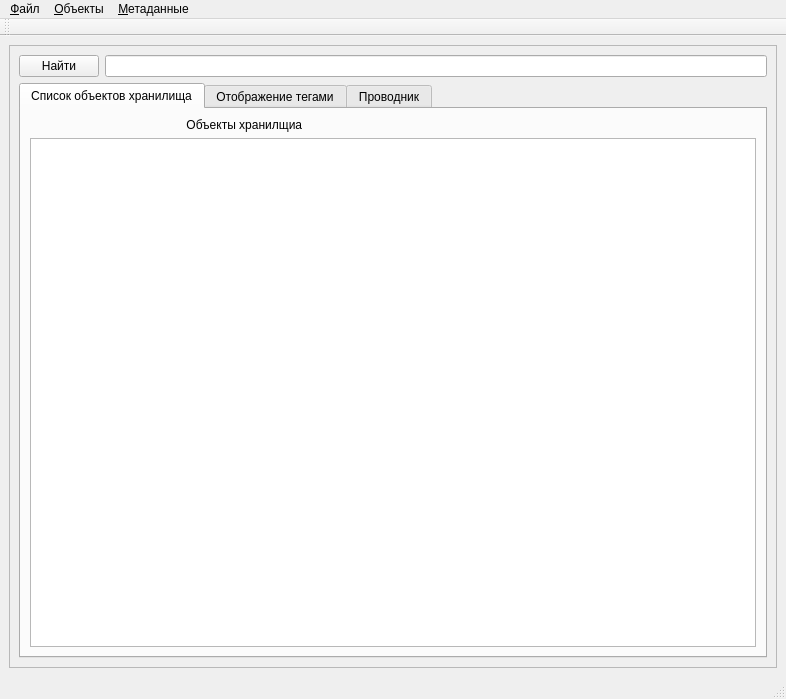
<?xml version="1.0" encoding="UTF-8"?>
<ui version="4.0">
 <class>MainWindow</class>
 <widget class="QMainWindow" name="MainWindow">
  <property name="geometry">
   <rect>
    <x>0</x>
    <y>0</y>
    <width>786</width>
    <height>699</height>
   </rect>
  </property>
  <property name="windowTitle">
   <string>SmartFiles</string>
  </property>
  <widget class="QWidget" name="centralwidget">
   <layout class="QVBoxLayout" name="verticalLayout">
    <item>
     <widget class="QFrame" name="frame">
      <property name="frameShape">
       <enum>QFrame::StyledPanel</enum>
      </property>
      <property name="frameShadow">
       <enum>QFrame::Raised</enum>
      </property>
      <layout class="QVBoxLayout" name="verticalLayout_2">
       <item>
        <layout class="QHBoxLayout" name="horizontalLayout">
         <item>
          <widget class="QPushButton" name="pushButton_search">
           <property name="text">
            <string>Найти</string>
           </property>
          </widget>
         </item>
         <item>
          <widget class="QLineEdit" name="lineEdit_search"/>
         </item>
        </layout>
       </item>
       <item>
        <widget class="QTabWidget" name="tabWidget">
         <property name="currentIndex">
          <number>0</number>
         </property>
         <widget class="QWidget" name="tab_1">
          <attribute name="title">
           <string>Список объектов хранилища</string>
          </attribute>
          <layout class="QVBoxLayout" name="verticalLayout_3">
           <item>
            <widget class="QLabel" name="label">
             <property name="text">
              <string>                                               Объекты хранилщиа</string>
             </property>
             <property name="textFormat">
              <enum>Qt::LogText</enum>
             </property>
            </widget>
           </item>
           <item>
            <widget class="QTableView" name="tableView_entity"/>
           </item>
          </layout>
         </widget>
         <widget class="QWidget" name="tab_2">
          <attribute name="title">
           <string>Отображение тегами</string>
          </attribute>
          <layout class="QVBoxLayout" name="verticalLayout_4">
           <item>
            <widget class="QLabel" name="label_entity_browse_tags">
             <property name="text">
              <string>                                               Объекты хранилщиа</string>
             </property>
             <property name="textFormat">
              <enum>Qt::LogText</enum>
             </property>
            </widget>
           </item>
           <item>
            <widget class="QTreeView" name="treeView_entity_browse_tags"/>
           </item>
          </layout>
         </widget>
         <widget class="QWidget" name="tab_3">
          <attribute name="title">
           <string>Проводник</string>
          </attribute>
          <layout class="QVBoxLayout" name="verticalLayout_5">
           <item>
            <widget class="QLabel" name="label_3">
             <property name="text">
              <string>                                               Объекты хранилщиа</string>
             </property>
             <property name="textFormat">
              <enum>Qt::LogText</enum>
             </property>
            </widget>
           </item>
           <item>
            <widget class="QTreeView" name="treeView_entity_browse"/>
           </item>
          </layout>
         </widget>
        </widget>
       </item>
      </layout>
     </widget>
    </item>
   </layout>
  </widget>
  <widget class="QMenuBar" name="menubar">
   <property name="geometry">
    <rect>
     <x>0</x>
     <y>0</y>
     <width>786</width>
     <height>23</height>
    </rect>
   </property>
   <widget class="QMenu" name="menu_file">
    <property name="title">
     <string>&amp;Файл</string>
    </property>
    <widget class="QMenu" name="menu_repo">
     <property name="title">
      <string>&amp;Хранилище</string>
     </property>
     <addaction name="action_create_repo"/>
     <addaction name="action_open_repo"/>
     <addaction name="action_delete_repo"/>
    </widget>
    <widget class="QMenu" name="menu_users">
     <property name="title">
      <string>&amp;Пользователь</string>
     </property>
     <addaction name="action_update_user"/>
     <addaction name="action_switch_user"/>
     <addaction name="separator"/>
     <addaction name="action_delete_user_from_repo"/>
    </widget>
    <addaction name="menu_repo"/>
    <addaction name="menu_users"/>
    <addaction name="separator"/>
    <addaction name="action_exit"/>
   </widget>
   <widget class="QMenu" name="menu_objects">
    <property name="title">
     <string>&amp;Объекты</string>
    </property>
    <widget class="QMenu" name="menu_add_entity">
     <property name="title">
      <string>&amp;Добавить</string>
     </property>
     <addaction name="action_add_file"/>
     <addaction name="action_add_URL"/>
    </widget>
    <widget class="QMenu" name="menu_mark">
     <property name="title">
      <string>&amp;Пометить</string>
     </property>
     <addaction name="action_mark_tag"/>
     <addaction name="action_mark_field"/>
    </widget>
    <addaction name="menu_add_entity"/>
    <addaction name="menu_mark"/>
    <addaction name="separator"/>
    <addaction name="action_change_entity"/>
    <addaction name="action_delete_entity"/>
    <addaction name="separator"/>
    <addaction name="action_search"/>
    <addaction name="separator"/>
    <addaction name="action_repo_files"/>
   </widget>
   <widget class="QMenu" name="menu_metadata">
    <property name="title">
     <string>&amp;Метаданные</string>
    </property>
    <addaction name="action_metadata_setting"/>
   </widget>
   <addaction name="menu_file"/>
   <addaction name="menu_objects"/>
   <addaction name="menu_metadata"/>
  </widget>
  <widget class="QStatusBar" name="statusbar"/>
  <widget class="QToolBar" name="toolBar">
   <property name="windowTitle">
    <string>toolBar</string>
   </property>
   <attribute name="toolBarArea">
    <enum>TopToolBarArea</enum>
   </attribute>
   <attribute name="toolBarBreak">
    <bool>false</bool>
   </attribute>
  </widget>
  <action name="action_exit">
   <property name="text">
    <string>Выход</string>
   </property>
  </action>
  <action name="action_create_repo">
   <property name="text">
    <string>Создать</string>
   </property>
  </action>
  <action name="action_open_repo">
   <property name="text">
    <string>Открыть</string>
   </property>
  </action>
  <action name="action_delete_repo">
   <property name="text">
    <string>Удалить</string>
   </property>
  </action>
  <action name="action_update_user">
   <property name="text">
    <string>Изменить</string>
   </property>
  </action>
  <action name="action_delete_user_from_repo">
   <property name="text">
    <string>Удалить из хранилища</string>
   </property>
  </action>
  <action name="action_switch_user">
   <property name="text">
    <string>Переключить</string>
   </property>
  </action>
  <action name="action_add_file">
   <property name="text">
    <string>Файл</string>
   </property>
  </action>
  <action name="action_add_URL">
   <property name="text">
    <string>URL</string>
   </property>
  </action>
  <action name="action_mark_tag">
   <property name="text">
    <string>Тегом</string>
   </property>
  </action>
  <action name="action_mark_field">
   <property name="text">
    <string>Полем</string>
   </property>
  </action>
  <action name="action_change_entity">
   <property name="text">
    <string>Изменить</string>
   </property>
  </action>
  <action name="action_delete_entity">
   <property name="text">
    <string>Удалить</string>
   </property>
  </action>
  <action name="action_search">
   <property name="text">
    <string>Найти</string>
   </property>
  </action>
  <action name="action_metadata_setting">
   <property name="text">
    <string>Управление</string>
   </property>
  </action>
  <action name="action_repo_files">
   <property name="text">
    <string>Файлы хранилища</string>
   </property>
  </action>
 </widget>
 <resources/>
 <connections/>
</ui>
